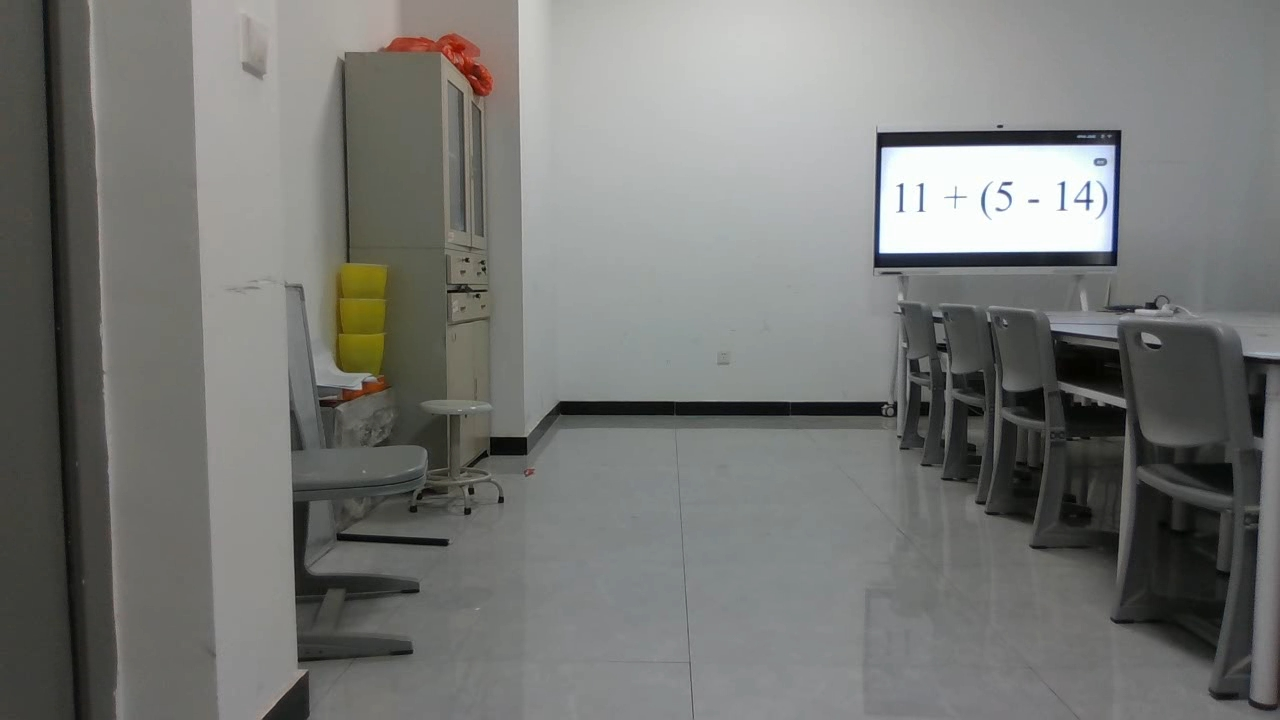
#> input picture src/figure/0019.jpg, 1280 x 720 px, found by its file name
$ python FindROI3.py
#> lines starting #> are read from the running program, lines starting #| are printed output that depends on the picture; after the words box and inside, x2 and y2 are one past the last pixel; in counts of white or black regions, pixels touching at a corner belong together
import cv2
import numpy as np


def order_points(pts):
    """将4个顶点按 左上、右上、右下、左下 排序"""
    rect = np.zeros((4, 2), dtype="float32")
    s = pts.sum(axis=1)
    rect[0] = pts[np.argmin(s)]     # 左上：x+y 最小
    rect[2] = pts[np.argmax(s)]     # 右下：x+y 最大
    diff = np.diff(pts, axis=1)
    rect[1] = pts[np.argmin(diff)]  # 右上：y-x 最小
    rect[3] = pts[np.argmax(diff)]  # 左下：y-x 最大
    return rect


def four_point_transform(image, pts):
    """透视变换，将检测到的四边形区域摆正"""
    rect = order_points(pts)
    tl, tr, br, bl = rect

    # 计算目标宽高
    dst_w = int(max(np.linalg.norm(tr - tl), np.linalg.norm(br - bl)))
    dst_h = int(max(np.linalg.norm(bl - tl), np.linalg.norm(br - tr)))

    dst = np.array([
        [0,         0        ],
        [dst_w - 1, 0        ],
        [dst_w - 1, dst_h - 1],
        [0,         dst_h - 1]
    ], dtype="float32")

    M = cv2.getPerspectiveTransform(rect, dst)
    warped = cv2.warpPerspective(image, M, (dst_w, dst_h))
    return warped


# 读取图片
img = cv2.imread(r"C:\Users\admin\Documents\GitHub\calculate_task1\src\figure/0019.jpg")
#> img is the input picture: shape (720, 1280, 3); mean B, G, R 117.2, 120, 119
if img is None:
    raise FileNotFoundError("无法读取图片，请检查路径")

# ---------- 1. 提取白色区域 ----------
hsv = cv2.cvtColor(img, cv2.COLOR_BGR2HSV)
#> hsv: shape (720, 1280, 3); mean H, S, V 55.9, 14.8, 121.3
lower_white = np.array([0,   0,   200])
upper_white = np.array([180, 40,  255])
mask = cv2.inRange(hsv, lower_white, upper_white)
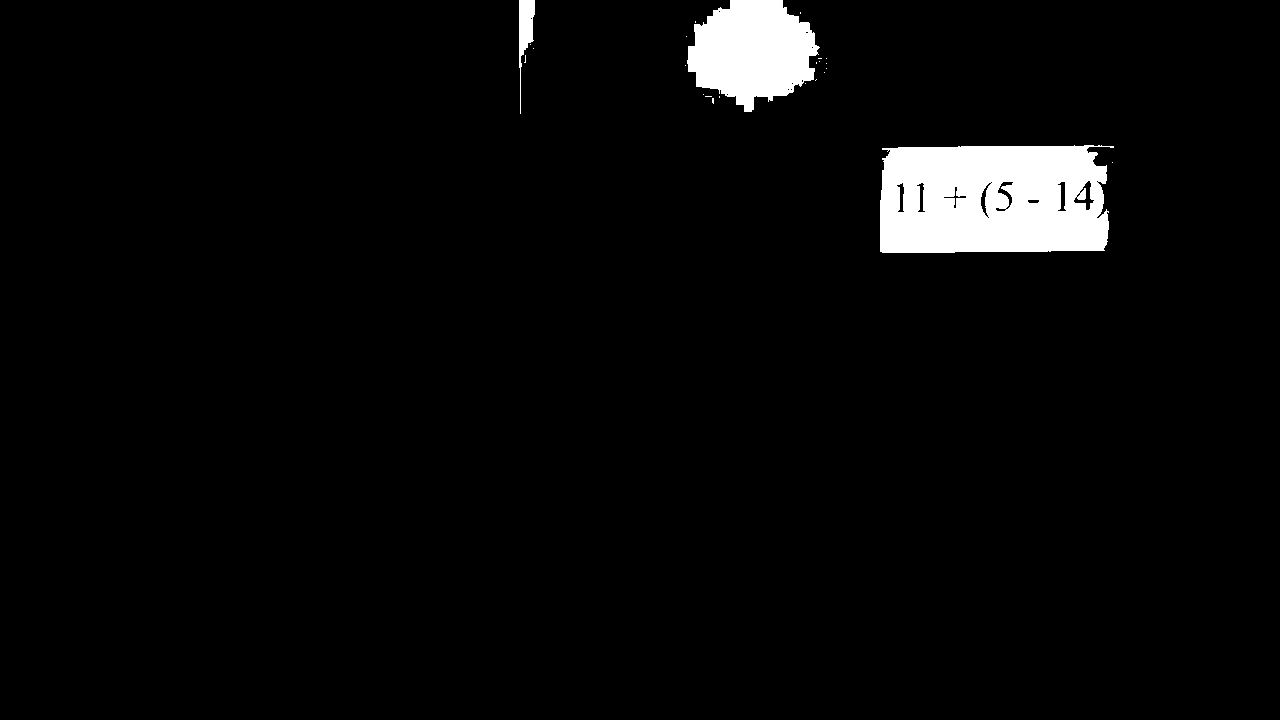
#> mask: shape (720, 1280); 3.7% white; 24 white regions (21 under 20 px), largest, box (x1, y1, x2, y2) and area: (880, 145, 1114, 253) 22621, (687, 0, 820, 112) 10260, (519, 0, 535, 114) 793

# ---------- 2. 形态学去噪 ----------
kernel = np.ones((5, 5), np.uint8)
mask = cv2.morphologyEx(mask, cv2.MORPH_CLOSE, kernel)
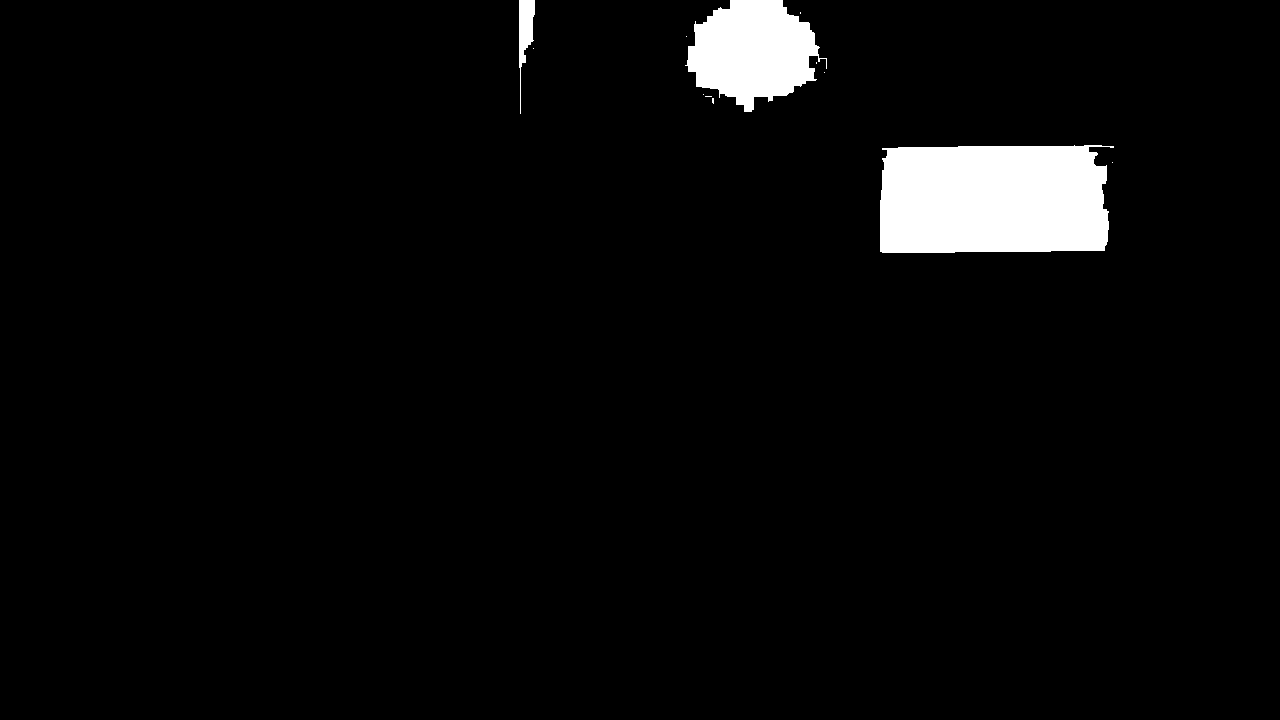
#> mask: shape (720, 1280); 3.8% white; 12 white regions (9 under 20 px), largest, box (x1, y1, x2, y2) and area: (880, 145, 1114, 253) 23544, (685, 0, 827, 112) 10354, (519, 0, 535, 114) 839
mask = cv2.morphologyEx(mask, cv2.MORPH_OPEN,  kernel)
#> mask: shape (720, 1280); 3.7% white; 3 white regions

# ---------- 3. 找轮廓，取最大面积 ----------
contours, _ = cv2.findContours(mask, cv2.RETR_EXTERNAL, cv2.CHAIN_APPROX_SIMPLE)
#> contours = 3 contours; box (x1, y1, x2, y2) and area: (880, 145, 1109, 253) 23143, (687, 0, 818, 112) 10065, (519, 0, 535, 63) 702

if contours:
    largest = max(contours, key=cv2.contourArea)
#> largest = contour of 60 points, box (x1, y1, x2, y2) (880, 145, 1109, 253), area 23143

    # ---------- 4. 多边形拟合逼近四边形 ----------
    peri   = cv2.arcLength(largest, True)
#> peri = 667.6
    approx = cv2.approxPolyDP(largest, 0.04 * peri, True)
#> approx = [[1106, 166], [887, 148], [880, 251], [1104, 250]]

    result_img = img.copy()

    if len(approx) == 4:
        pts = approx.reshape(4, 2).astype("float32")
#> pts = [[1106, 166], [887, 148], [880, 251], [1104, 250]]
        print("检测到四边形，执行透视变换")
    else:
        # 拟合顶点不是4个，退回 minAreaRect
        print(f"拟合顶点数={len(approx)}，退回使用 minAreaRect")
        rect = cv2.minAreaRect(largest)
        box  = cv2.boxPoints(rect)
        pts  = box.astype("float32")

    # ---------- 5. 原图绘制绿色框 ----------
    ordered  = order_points(pts)
#> in order_points, `s = pts.sum(axis=1)`: s = [1272, 1035, 1131, 1354]
#> in order_points, `diff = np.diff(pts, axis=1)`: diff = [-940, -739, -629, -854]
#> ordered = [[887, 148], [1106, 166], [1104, 250], [880, 251]]
    box_draw = np.intp(ordered)
#> box_draw = [[887, 148], [1106, 166], [1104, 250], [880, 251]]
    cv2.drawContours(result_img, [box_draw], 0, (0, 255, 0), 3)
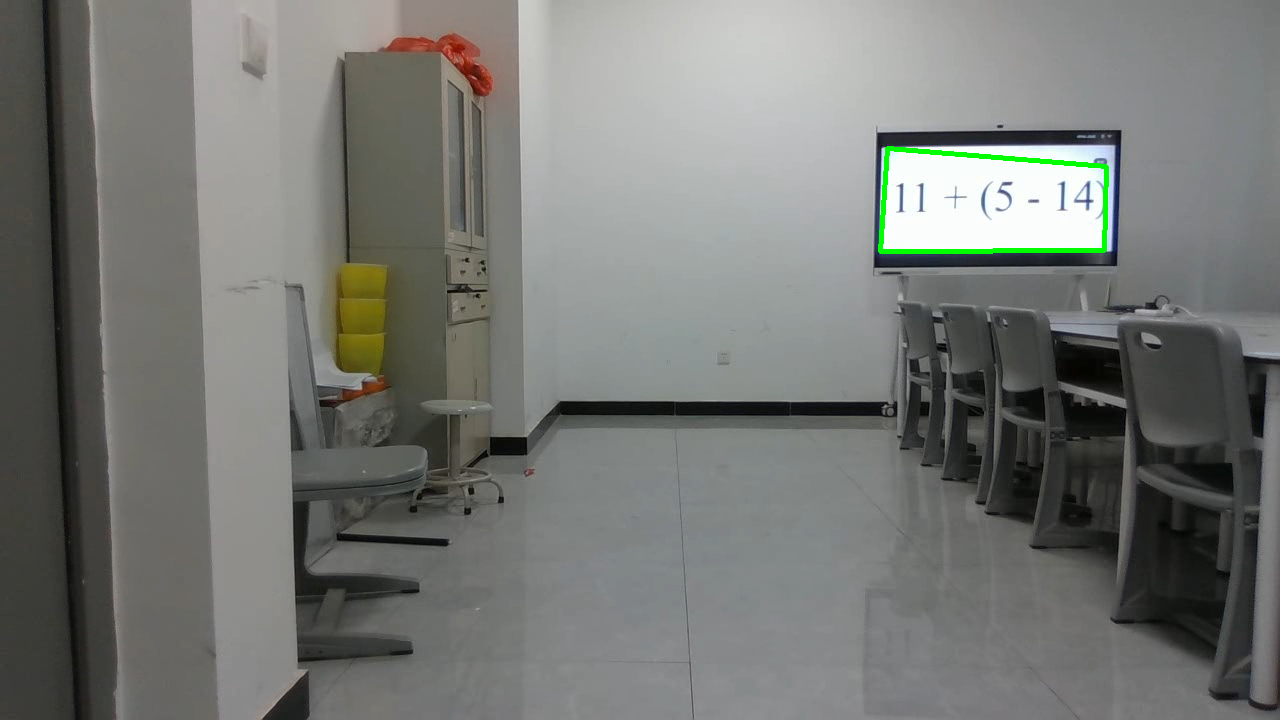
#> result_img: shape (720, 1280, 3); 0.34% of pixels changed, all inside (x1, y1, x2, y2) = (878, 146, 1109, 254)

    # ---------- 6. 透视变换摆正屏幕 ----------
    warped = four_point_transform(img, pts)
#> in four_point_transform, `tl, tr, br, bl = rect`: tl = [887, 148]; tr = [1106, 166]; br = [1104, 250]; bl = [880, 251]
#> in four_point_transform, `dst_w = int(max(np.linalg.norm(tr - tl), np.linalg.norm(br - bl)))`: dst_w = 224
#> in four_point_transform, `dst_h = int(max(np.linalg.norm(bl - tl), np.linalg.norm(br - tr)))`: dst_h = 103
#> in four_point_transform, `dst = np.array([ [0,         0        ], [dst_w - 1, 0        ], [dst_..`: dst = [[0, 0], [223, 0], [223, 102], [0, 102]]
#> in four_point_transform, `M = cv2.getPerspectiveTransform(rect, dst)`: M = [[0.476, 0.0323, -426.9], [-0.0476, 0.579, -43.49], [-0.000492, 8.25e-05, 1]]
#> in four_point_transform, `warped = cv2.warpPerspective(image, M, (dst_w, dst_h))`:
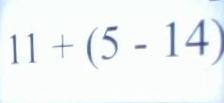
#> warped: shape (103, 224, 3); mean B, G, R 247.4, 246.3, 241.6

    # ---------- 7. 保存与显示 ----------
    cv2.imwrite("result_boxed.png",  result_img)
    cv2.imwrite("result_warped.png", warped)
    print("已保存: result_boxed.png  /  result_warped.png")

    cv2.imshow("Original with Box", result_img)
    cv2.imshow("Warped Screen",     warped)
else:
    print("未检测到白色屏幕区域")
    cv2.imshow("Result", img)

cv2.waitKey(0)
cv2.destroyAllWindows()
